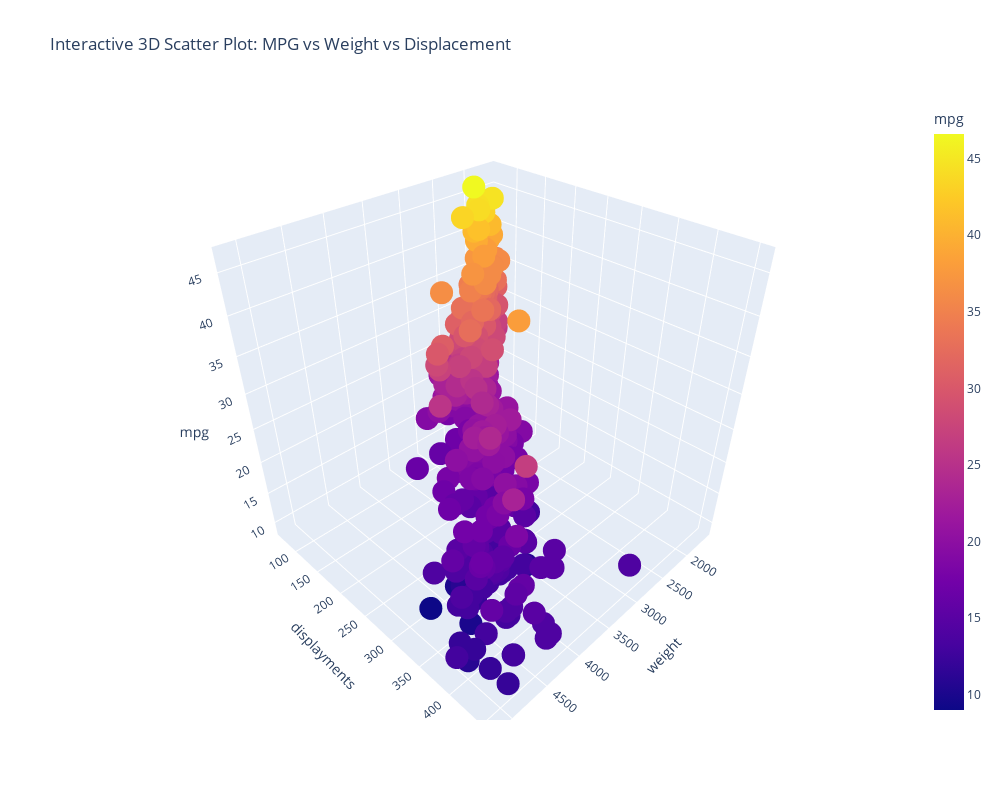

The cell this chart's notebook holds for it:
### Markdown cell above
### Interactive plot for the 2 most highly correlated to mpg features

### Code cell
# Create Interactive 3D Scatter Plot
fig = px.scatter_3d(
    df,
    x="weight",
    y="displayments",
    z="mpg",
    color="mpg",  # Color by MPG
    title="Interactive 3D Scatter Plot: MPG vs Weight vs Displacement",
    labels={"Weight": "Weight", "Displacement": "Displacement", "MPG": "Miles Per Gallon"}
)

# Adjust the size of the plot
fig.update_layout(
    width=1000,  # Set the width in pixels
    height=800   # Set the height in pixels
)

# Show the Plot
fig.show()

### Figure 1 — Plotly figure (JSON) as saved in the notebook; plotly's stock layout.template omitted (floating-point values rounded to 4 significant figures; data arrays with more than 128 entries replaced by an {"elided": "..."} marker saying what was removed)
{"data": [{"hovertemplate": "weight=%{x}<br>displayments=%{y}<br>mpg=%{marker.color}<extra></extra>", "legendgroup": "", "marker": {"color": {"elided": "406 float values"}, "coloraxis": "coloraxis", "symbol": "circle"}, "mode": "markers", "name": "", "scene": "scene", "showlegend": false, "type": "scatter3d", "x": {"elided": "406 int values"}, "y": {"elided": "406 float values"}, "z": {"elided": "406 float values"}}], "layout": {"coloraxis": {"colorbar": {"title": {"text": "mpg"}}, "colorscale": [[0, "#0d0887"], [0.1111, "#46039f"], [0.2222, "#7201a8"], [0.3333, "#9c179e"], [0.4444, "#bd3786"], [0.5556, "#d8576b"], [0.6667, "#ed7953"], [0.7778, "#fb9f3a"], [0.8889, "#fdca26"], [1, "#f0f921"]]}, "height": 800, "legend": {"tracegroupgap": 0}, "scene": {"domain": {"x": [0, 1], "y": [0, 1]}, "xaxis": {"title": {"text": "weight"}}, "yaxis": {"title": {"text": "displayments"}}, "zaxis": {"title": {"text": "mpg"}}}, "title": {"text": "Interactive 3D Scatter Plot: MPG vs Weight vs Displacement"}, "width": 1000}}
